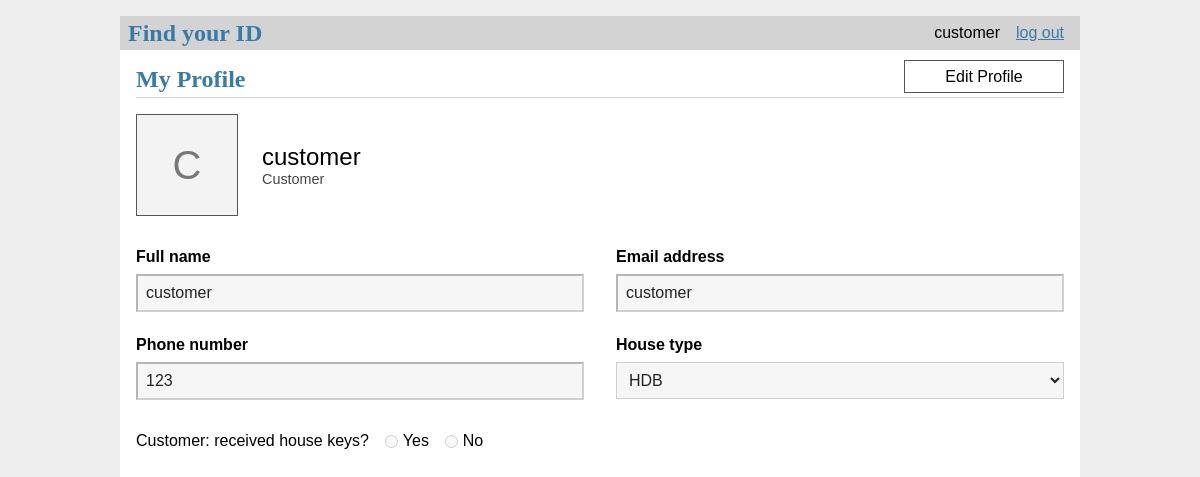
The app's page /customer/profile (signed in) with its own data.
### tables this page shows
CREATE TABLE user(
    id integer primary key autoincrement,
    name text not null,
    password text not null,
    email text unique not null,
    phone text not null,                       -- text keeps leading zeros / +65
    Usertype text not null
        check (Usertype in ('designer', 'customer', 'manager')),
    created timestamp not null default current_timestamp
);

### idfinder/boundaries/customer.py (the view)
    @bp.route('/profile')
    @login_required
    @customer_required
    def profile():
        return render_template('customer/profile.html', editing=False, form={},
                            profile=customer_boundary.controller().get_profile(g.user['id']))

### idfinder/boundaries/auth.py (called while the page is built)
    @bp.before_app_request
    def load_logged_in_user():
        user_id = session.get('user_id')
        if user_id is None:
            g.user = None
        else:
            g.user = auth_control.get_user(user_id)  # g.user lasts for the length of the request

### idfinder/boundaries/customer.py (called while the page is built)
    def login_required(view):
        @functools.wraps(view)
        def wrapped_view(**kwargs):
            if g.user is None:
                return redirect(url_for('auth.login'))
            return view(**kwargs)
        return wrapped_view

    def customer_required(view):
        @functools.wraps(view)
        def wrapped_view(**kwargs):
            if g.user['Usertype'] != 'customer':
                abort(403)
            return view(**kwargs)
        return wrapped_view

    def controller():
        return CustomerController()

### idfinder/controller/auth_controller.py (called while the page is built)
    @staticmethod
    def get_user(user_id):
        return Users.get_info(user_id)

### idfinder/controller/customer_controller.py (called while the page is built)
    def get_profile(self, customer_id):
        profile = customers.get_profile(customer_id)
        if profile is None:
            raise NotFoundError('Customer profile not found.')
        return profile

### idfinder/db.py (called while the page is built)
def get_db(): #called when app has been created and is handling a request
    if 'db' not in g:
        g.db = sqlite3.connect( #establishes connection to the file pointed by DATABASE in create_app in __init__.py
            current_app.config['DATABASE'],
            detect_types=sqlite3.PARSE_DECLTYPES
        )
        g.db.row_factory = sqlite3.Row #tells the connection to return rows that behave like dicts --> columns can be accessed by name
    return g.db

### idfinder/entities/user.py (called while the page is built)
    @staticmethod
    def get_info(id):
        return get_db().execute('SELECT * FROM user WHERE id = ?', (id,)).fetchone()

    @staticmethod
    def get_profile(id):
        return get_db().execute(
            'SELECT u.id, u.name, u.email, u.phone, u.created,'
            ' c.current_property_type, c.received_keys'
            ' FROM user u JOIN customer c ON c.cust_id = u.id'
            ' WHERE u.id = ?', (id,)).fetchone()

### idfinder/templates/customer/profile.html (shortened to what this page needs)
{% extends 'base.html' %}
{% block header %}
  <h1>{% block title %}My Profile{% endblock %}</h1>
  {% if not editing %}
    <a class="action profile-button" href="{{ url_for('customer.edit_profile') }}">Edit Profile</a>
  {% endif %}
{% endblock %}
{% block content %}
  {% set v_name = form.get('name', profile['name']) %}
  {% set v_email = form.get('email', profile['email']) %}
  {% set v_phone = form.get('phone', profile['phone']) %}
  {% set v_house = (form.get('current_property_type', profile['current_property_type']))|lower %}
  {% set v_keys = form.get('received_keys', (profile['received_keys']|string) if profile['received_keys'] is not none else '') %}
  <div class="profile-summary">
    <div class="profile-avatar" aria-hidden="true">{{ (profile['name'] or '?')[:1]|upper }}</div>
    <div>
      <div class="profile-name">{{ profile['name'] }}</div>
      <div class="profile-role">{{ 'Interior Designer' if g.user['Usertype'] == 'designer' else 'Customer' }}</div>
    </div>
  </div>
  <form method="post">
    <fieldset class="profile-fieldset" {{ '' if editing else 'disabled' }}>
      <div class="profile-fields">
        <div class="profile-field">
          <label for="name">Full name</label>
          <input name="name" id="name" value="{{ v_name }}" required>
        </div>
        <div class="profile-field">
          <label for="email">Email address</label>
          <input type="email" name="email" id="email" value="{{ v_email }}" required>
        </div>
        <div class="profile-field">
          <label for="phone">Phone number</label>
          <input name="phone" id="phone" value="{{ v_phone }}" required>
        </div>
        <div class="profile-field">
          <label for="current_property_type">House type</label>
          <select name="current_property_type" id="current_property_type">
            <option value="HDB" {{ 'selected' if v_house == 'hdb' else '' }}>HDB</option>
          </select>
        </div>
      </div>
      <div class="profile-keys">
        <span>Customer: received house keys?</span>
        <label class="radio"><input type="radio" name="received_keys" value="1" {{ 'checked' if v_keys == '1' else '' }}> Yes</label>
        <label class="radio"><input type="radio" name="received_keys" value="0" {{ 'checked' if v_keys == '0' else '' }}> No</label>
      </div>
    </fieldset>
  </form>
{% endblock %}

### idfinder/templates/base.html (shortened to what this page needs)
<!DOCTYPE html>
<link rel="stylesheet" href="{{url_for('static', filename='style.css')}}">
<nav>
    <h1>Find your ID</h1>
    <ul>
        {% if g.user %}
            <li><span>{{g.user['name']}}</span></li>
            <li><a href="{{url_for('auth.log_out_user')}}">log out</a></li>
        {% else %}
            <li><a href="{{url_for('auth.register')}}">register</a></li>
            <li><a href="{{url_for('auth.login')}}">log in</a></li>
        {% endif %}
    </ul>
</nav>
<section class="content">
    <header>
        {% block header %}{% endblock %}
    </header>
    {% block content %}{% endblock %}
</section>

### idfinder/static/style.css (style rules this page uses)
h1 { font-family: serif; color: #377ba8; margin: 1rem 0; }
a { color: #377ba8; }
nav { background: lightgray; display: flex; align-items: center; padding: 0 0.5rem; }
nav h1 { flex: auto; margin: 0; }
nav ul { display: flex; list-style: none; margin: 0; padding: 0; }
nav ul li a, nav ul li span, header .action { display: block; padding: 0.5rem; }
.content { padding: 0 1rem 1rem; }
.content > header { border-bottom: 1px solid lightgray; display: flex; align-items: flex-end; }
.content > header h1 { flex: auto; margin: 1rem 0 0.25rem 0; }
.content:last-child { margin-bottom: 0; }
.content form { margin: 1em 0; display: flex; flex-direction: column; }
.content label { font-weight: bold; margin-bottom: 0.5em; }
.content input, .content textarea { margin-bottom: 1em; }
.profile-button { display: inline-block; box-sizing: border-box; min-width: 10em; padding: 0.4rem 1rem; border: 1px solid #555; background: white; color: inherit; font: inherit; text-align: center; text-decoration: none; cursor: pointer; }
header .action.profile-button { padding: 0.4rem 1.5rem; margin-bottom: 0.25rem; }
.profile-summary { display: flex; align-items: center; gap: 1.5rem; margin: 1rem 0 2rem; }
.profile-avatar { display: grid; place-items: center; width: 100px; height: 100px; border: 1px solid #555; background: #f3f3f3; color: #777; font-size: 2.5rem; }
.profile-name { font-size: 1.5rem; }
.profile-role { color: #444; font-size: 0.9rem; }
.profile-fieldset { border: 0; padding: 0; margin: 0; min-width: 0; }
.profile-fields { display: grid; grid-template-columns: 1fr 1fr; gap: 1.5rem 2rem; }
.profile-field { display: flex; flex-direction: column; }
.content .profile-field input, .content .profile-field select { width: 100%; box-sizing: border-box; padding: 0.5rem; margin-bottom: 0; font: inherit; }
.profile-fieldset:disabled input, .profile-fieldset:disabled select { background: #f6f6f6; color: #222; opacity: 1; }
.profile-keys { display: flex; flex-wrap: wrap; align-items: center; gap: 0.5rem 1rem; margin: 2rem 0; }
.content label.radio { display: inline-flex; align-items: center; gap: 0.3rem; margin: 0; font-weight: normal; }
.content .profile-keys input { margin: 0; }

### records on screen
user: user.name "customer", name "C", name "customer", Usertype "Customer", email "customer", phone "123"
